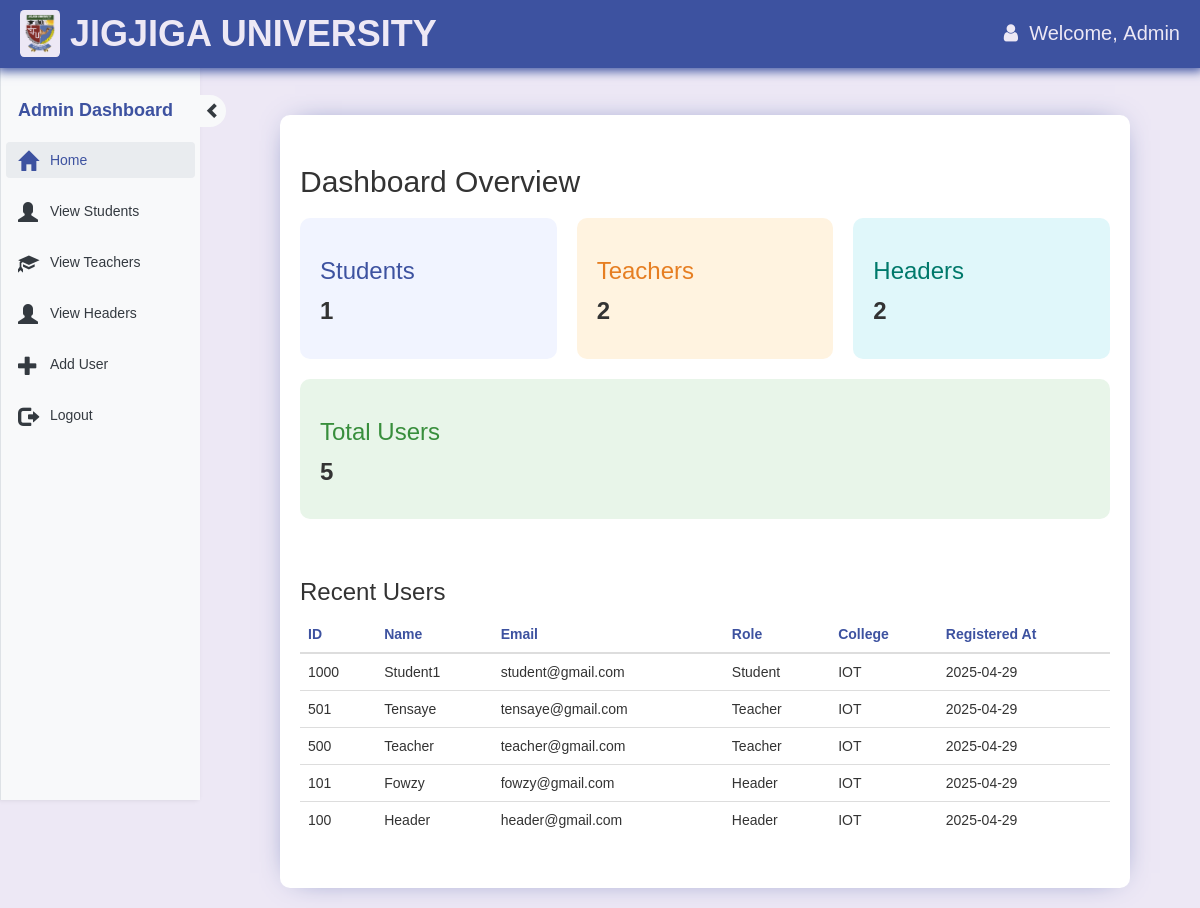
Screenshot of /admin.php (signed in) with the database file from the repository.
### tables this page shows
CREATE TABLE `user` (
  `id` INT PRIMARY KEY AUTO_INCREMENT,
  `email` varchar(50) NOT NULL,
  `password` varchar(18) NOT NULL,
  `name` varchar(50) NOT NULL,
  `fatherName` varchar(50) DEFAULT NULL,
  `gender` ENUM('M', 'F') NOT NULL,
  `college` varchar(100) DEFAULT NULL,
  `department` VARCHAR(100) NOT NULL,
  `phone` varchar(20) DEFAULT NULL,
  `role` ENUM('student', 'teacher', 'header', 'admin') DEFAULT 'student',
  `date` timestamp NOT NULL DEFAULT current_timestamp() ON UPDATE current_timestamp()
);

### admin.php (the view, shortened to what this page needs)
<!DOCTYPE html>
<html lang="en">
<head>
    <link
      rel="stylesheet"
      href="https://cdnjs.cloudflare.com/ajax/libs/font-awesome/4.7.0/css/font-awesome.min.css"
    />
    <link rel="stylesheet" href="css/bootstrap.min.css?v=<?php echo time(); ?>">
    <link rel="stylesheet" href="css/bootstrap-theme.min.css?v=<?php echo time(); ?>">
    <link rel="stylesheet" href="css/style.css?v=<?php echo time(); ?>">
</head>
<body>
<?php
    include_once 'dbConnection.php';
    $name  = $_SESSION['name'];
    ?>
    <nav class="navbar navbar-fixed-top">
        <div class="main-header">
            <img src="img/Jijiga_University.png" alt="Jijiga University logo" />
            <h1>JIGJIGA UNIVERSITY</h1>
        </div>
        <div class="flex-row welcome-text">
            <span class="fa fa-user" aria-hidden="true"></span>&nbsp;&nbsp;Welcome,&nbsp;
            <span class="log log1"><?php echo htmlspecialchars($name) ?></span>
        </div>
    </nav>
<div id="sidenav" class="right-sidebar side-nav-small" style="overflow: visible;">
            <div class="title1">
                <div class="">
                    <div class="side-nav-header">
                        <b class="sidenav-txt side-nav-text">Admin Dashboard</b>
                        <span id="sidenav-btn" class="glyphicon glyphicon-chevron-right side-nav-button"
                            style="font-size: 16px;" aria-hidden="true"></span>
                    </div>
                    <div class="" style="padding: 0;" id="">
                        <ul class="side-nav-links">
                            <li <?php if(@$_GET['q']==0) echo'class="active"'; ?>>
                                <a href="admin.php?q=0">
                                    <span class="glyphicon glyphicon-home bigger-icons" aria-hidden="true"></span>
                                    <div class="sidenav-txt side-nav-text">&nbsp;Home</div>
                                </a>
                            </li>
                        <li <?php if(@$_GET['q']==1) echo'class="active"'; ?>>
                            <a href="admin.php?q=1">
                                <span class="glyphicon glyphicon-user bigger-icons" aria-hidden="true"></span>
                                <div class="sidenav-txt side-nav-text">&nbsp;View Students</div>
                            </a>
                        </li>
                        <li <?php if(@$_GET['q']==2) echo'class="active"'; ?>>
                            <a href="admin.php?q=2">
                                <span class="glyphicon glyphicon-education bigger-icons" aria-hidden="true"></span>
                                <div class="sidenav-txt side-nav-text">&nbsp;View Teachers</div>
                            </a>
                        </li>
                        <li <?php if(@$_GET['q']==3) echo'class="active"'; ?>>
                            <a href="admin.php?q=3">
                                <span class="glyphicon glyphicon-user bigger-icons" aria-hidden="true"></span>
                                <div class="sidenav-txt side-nav-text">&nbsp;View Headers</div>
                            </a>
                        </li>
                        <li <?php if(@$_GET['q']==4) echo'class="active"'; ?>>
                            <a href="admin.php?q=4">
                            <span class="glyphicon glyphicon-plus bigger-icons" aria-hidden="true"></span>
                                <div class="sidenav-txt side-nav-text">&nbsp;Add User</div>
                            </a>
                        </li>
                        <li>
                            <a href="logout.php?q=admin.php">
                                <span class="glyphicon glyphicon-log-out bigger-icons" aria-hidden="true"></span>
                                <div class="sidenav-txt side-nav-text">&nbsp;Logout</div>
                            </a>
                        </li>
                        </ul>
                    </div>
                </div>
            </div>
        </div>
<div id="main" class="main-container">
    <div class="row">
        <div class="col-md-12">
            <?php if (@$_GET['q'] == 0 && $_SESSION['role'] == 'admin'): ?>
    <div class="section-panel" style="margin-bottom: 0;">
        <h2 style="margin-bottom: 20px;">Dashboard Overview</h2>
        <?php
        $student_count = mysqli_num_rows(mysqli_query($con, "SELECT id FROM user WHERE role='student'"));
        $teacher_count = mysqli_num_rows(mysqli_query($con, "SELECT id FROM user WHERE role='teacher'"));
        $header_count = mysqli_num_rows(mysqli_query($con, "SELECT id FROM user WHERE role='header'"));
        $total_users = mysqli_num_rows(mysqli_query($con, "SELECT id FROM user WHERE role!='admin'"));
        ?>
        <div style="display: flex; gap: 20px; flex-wrap: wrap;">
            <div class="card" style="flex: 1; padding: 20px; border-radius: 10px; background-color: #f1f4ff; min-width: 200px;">
                <h3 style="color: #3d52a0;">Students</h3>
                <p style="font-size: 24px; font-weight: bold;"><?= $student_count ?></p>
            </div>
            <div class="card" style="flex: 1; padding: 20px; border-radius: 10px; background-color: #fff3e0; min-width: 200px;">
                <h3 style="color: #e67e22;">Teachers</h3>
                <p style="font-size: 24px; font-weight: bold;"><?= $teacher_count ?></p>
            </div>
            <div class="card" style="flex: 1; padding: 20px; border-radius: 10px; background-color: #e0f7fa; min-width: 200px;">
                <h3 style="color: #00796b;">Headers</h3>
                <p style="font-size: 24px; font-weight: bold;"><?= $header_count ?></p>
            </div>
            <div class="card" style="flex: 1; padding: 20px; border-radius: 10px; background-color: #e8f5e9; min-width: 200px;">
                <h3 style="color: #388e3c;">Total Users</h3>
                <p style="font-size: 24px; font-weight: bold;"><?= $total_users ?></p>
            </div>
        </div>
        <br><br>
        <h3>Recent Users</h3>
        <table class="recent-table table  title1">
            <thead>
            <tr style="color: #3d52a0;">
                    <th>ID</th>
                    <th>Name</th>
                    <th>Email</th>
                    <th>Role</th>
                    <th>College</th>
                    <th>Registered At</th>
                </tr>
            </thead>
                <?php
                $recent_users = mysqli_query($con, "SELECT * FROM user WHERE role != 'admin' ORDER BY id DESC LIMIT 5");
                while ($user = mysqli_fetch_array($recent_users)) {
                    $formatted_date = date("Y-m-d", strtotime($user['date']));
                    echo '<tr>';
                    echo '<td>' . $user['id'] . '</td>';
                    echo '<td>' . htmlspecialchars($user['name']) . '</td>';
                    echo '<td>' . htmlspecialchars($user['email']) . '</td>';
                    echo '<td>' . ucfirst($user['role']) . '</td>';
                    echo '<td>' . htmlspecialchars($user['college']) . '</td>';
                    echo '<td>' . $formatted_date . '</td>';
                    echo '</tr>';
                }
                ?>
        </table>
    </div>
<?php endif; ?>
        </div>
    </div>
</div>
</body>
</html>

### css/style.css (style rules this page uses)
* { margin: 0; padding: 0; box-sizing: border-box; }
a { text-decoration: none; }
body { background: #ede8f5 !important; font-family: 'Trebuchet MS', 'Lucida Sans Unicode', 'Lucida Grande', 'Lucida Sans', Arial, sans-serif !important; }
.navbar { display: flex; justify-content: space-between; align-items: center; width: 100%; padding: 10px 20px; background-color: #3d52a0 !important; color: #ede8f5; font-size: 20px; box-shadow: 0 0 10px 3px #3d52a0; }
.flex-row { display: flex; align-items: center; }
.main-header { display: flex; align-items: center; gap: 1rem; width: 100%; }
.main-header img { width: 40px; padding: 4px; border-radius: 10%; background-color: #ede8f5; }
.main-header h1 { font-weight: bolder; margin: 0; white-space: nowrap; }
.main-container { margin-top: 70px; margin-left: 70px; padding: 20px; }
.move-right { margin-left: 210px; }
.side-nav-header { position: relative; font-size: 18px; margin-bottom: 1rem; white-space: nowrap; color: #3d52a0; padding: 8px 12px; }
.side-nav-button { position: absolute; top: 50%; right: -31px; transform: translateY(-50%); padding: 8px 5px; background-color: #f8f9fa; color: #343a40; cursor: pointer; border-top-right-radius: 20px; border-bottom-right-radius: 20px; }
.bigger-icons { font-size: 20px; }
.right-sidebar { position: fixed; top: 0; left: 0; width: 200px; height: 100vh; background-color: #f8f9fa; border-left: 1px solid #dee2e6; padding: 90px 5px 0 5px; box-shadow: -2px 0 5px rgba(0, 0, 0, 0.1); z-index: 10; overflow-y: auto; }
.side-nav-big { width: 200px; }
.side-nav-links { list-style: none; padding: 0; margin: 0; }
.side-nav-links li { margin-bottom: 15px; }
.side-nav-links li a { display: flex; align-items: center; color: #343a40; text-decoration: none; font-weight: 500; padding: 8px 12px; border-radius: 4px; transition: background-color 0.3s ease; }
.side-nav-links li a:hover, .side-nav-links li.active a { background-color: #e9ecef; color: #3d52a0; }
.side-nav-links li a .glyphicon { margin-right: 8px; }
.section-panel { margin: 50px; margin-top: 25px; padding: 30px 20px; background-color: white; border-radius: 1rem; box-shadow: 0 0 30px -15px #3d52a0; min-width: 200px; }

### rows the page displays
user: id "1000", name "Student1", email "student@gmail.com", role "Student", college "IOT", date "2025-04-29"
user: id "501", name "Tensaye", email "tensaye@gmail.com", role "Teacher", college "IOT", date "2025-04-29"
user: id "500", name "Teacher", email "teacher@gmail.com", role "Teacher", college "IOT", date "2025-04-29"
user: id "101", name "Fowzy", email "fowzy@gmail.com", role "Header", college "IOT", date "2025-04-29"
user: id "100", name "Header", email "header@gmail.com", role "Header", college "IOT", date "2025-04-29"

### other values shown
$name "Admin"
$student_count "1"
$teacher_count "2"
$header_count "2"
$total_users "5"
